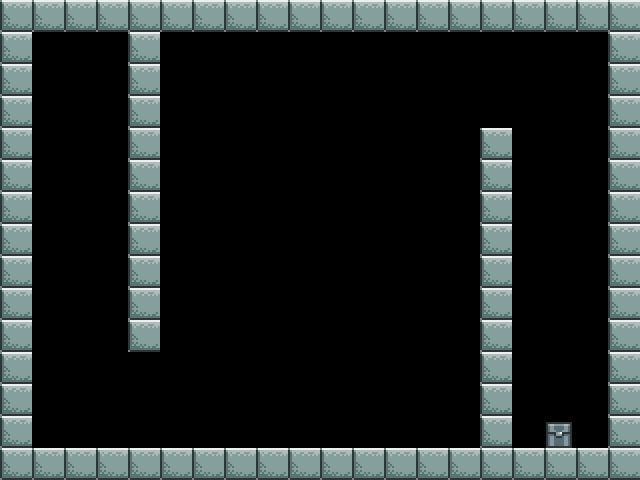

A 2D game scene composited from a Tiled map and its tileset images. What follows is a short description and the map's XML, with each tile layer's data collapsed to a summary:
An orthogonal 20x15 tile map with 32x32 px tiles, 2 tile layers (stones, chests).

<map version="1.0" orientation="orthogonal" width="20" height="15" tilewidth="32" tileheight="32">
 <tileset firstgid="1" name="tileset" tilewidth="32" tileheight="32">
  <image source="../images/map.png" width="256" height="160" />
 </tileset>
 <layer name="stones" width="20" height="15">
  <data>[300 cells, 86 non-empty, 1 distinct tile ids]</data>
 </layer>
 <layer name="chests" width="20" height="15">
  <data>[300 cells, 1 non-empty, 1 distinct tile ids]</data>
 </layer>
</map>
